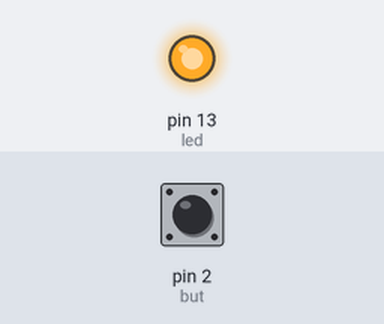
Bench run of a sketch on a simulated Arduino Uno, built with avr-gcc and run on an emulated ATmega328P. Parts: output pins drawn as LEDs (lit = HIGH). The test bench sets the inputs (shaded band); at power-on: pin 2 (but) HIGH.

Above: at 1.2 s.
1.3 s: pin 2 (but) pulled LOW for 0.15 s
At 1.37 s:
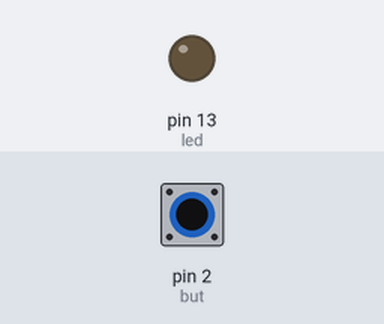
2.9 s: pin 2 (but) pulled LOW for 3.2 s
At 7.0 s:
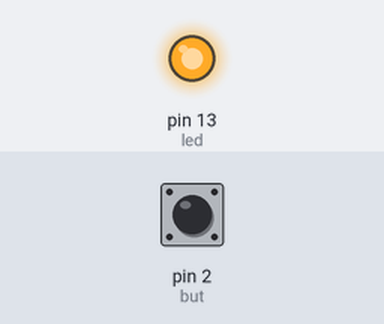
Timing chart, 0 to 8.5 s (numbered marks = the images above; inputs shaded):
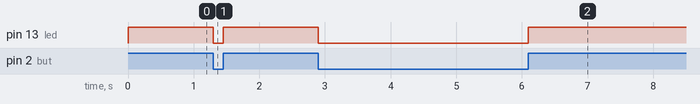

Measured:
- after the input at 1.3 s, pin 13 (led): HIGH → LOW at once, → HIGH 0.15 s later
- after the input at 2.9 s, pin 13 (led): HIGH → LOW at once, → HIGH 3.2 s later

The sketch:

push_button_pull_up_res.ino
```cpp
const int led=13;
const int but=2;
int x;
void setup() {
  // put your setup code here, to run once:
pinMode(led,OUTPUT);
pinMode(but,INPUT);
digitalWrite(but,HIGH);


}

void loop() {
  // put your main code here, to run repeatedly:
  x=digitalRead(2);
  if(x==HIGH)
  {
    digitalWrite(led,HIGH);
  }
  else
  {
    digitalWrite(led,LOW);
  }


}
```
